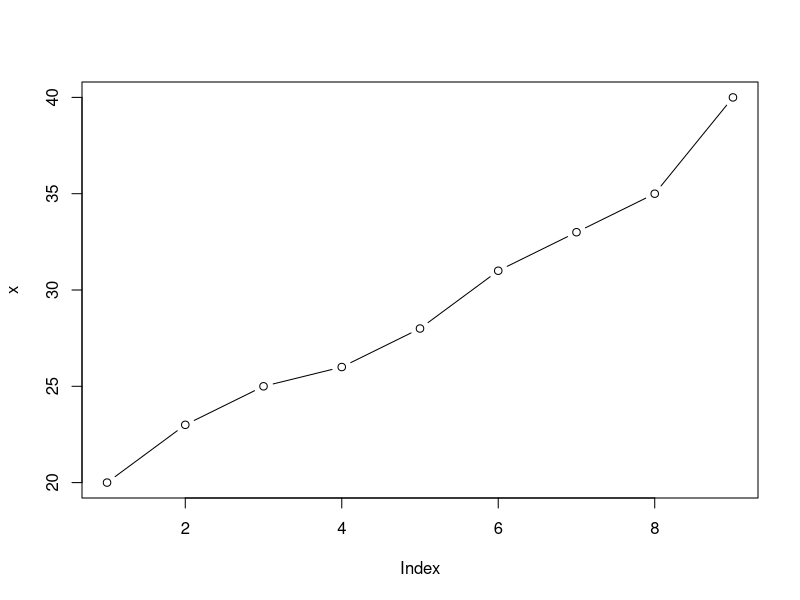
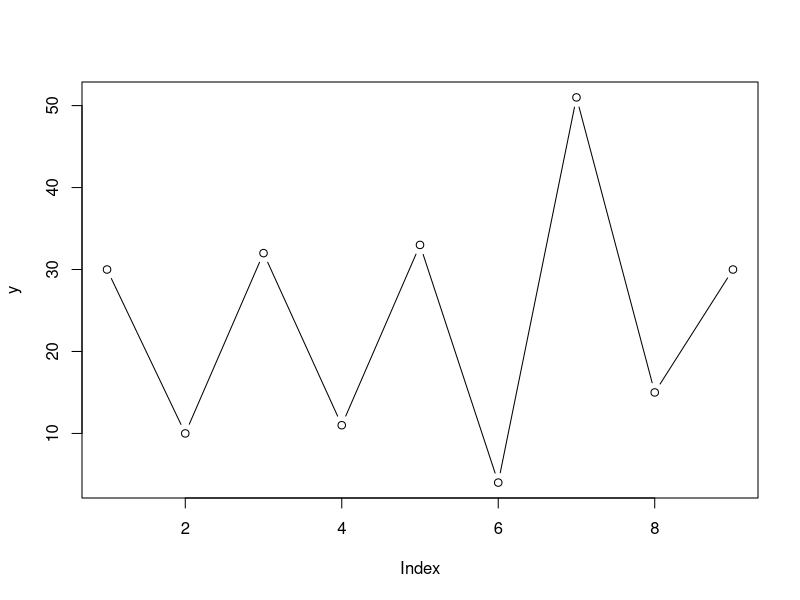
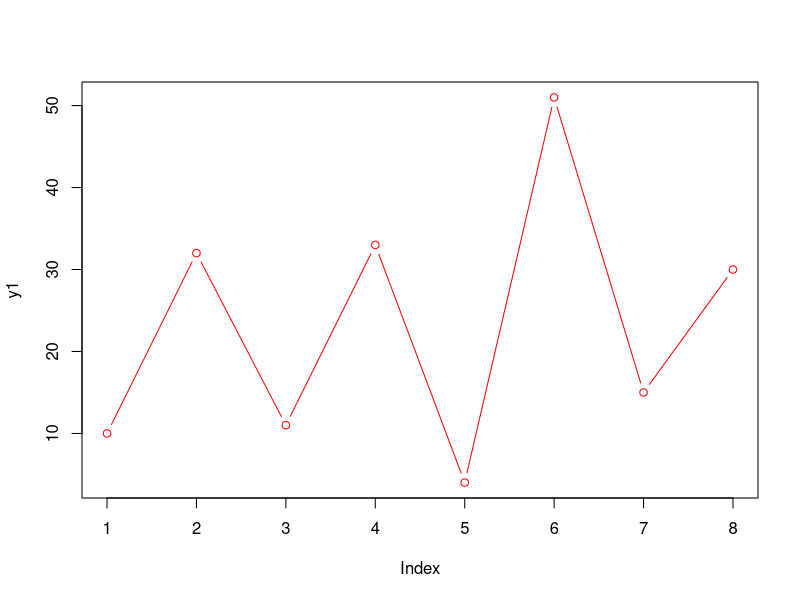
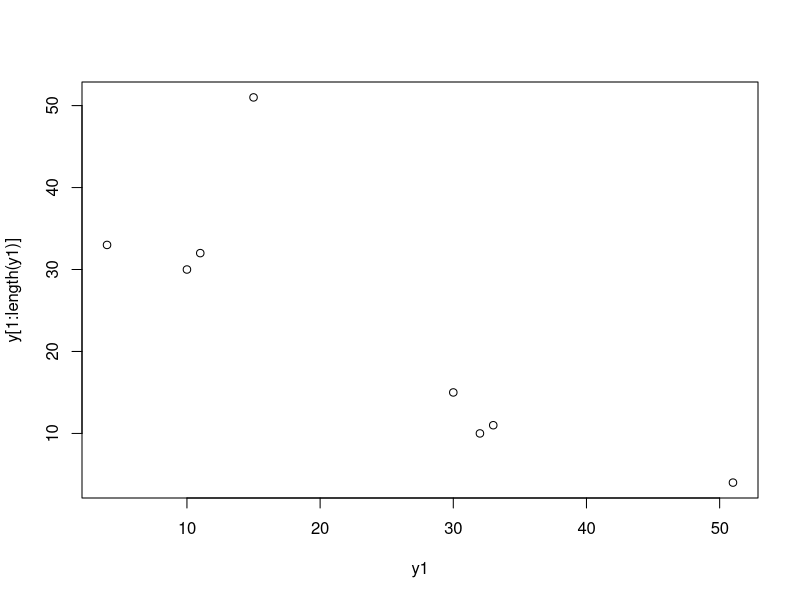
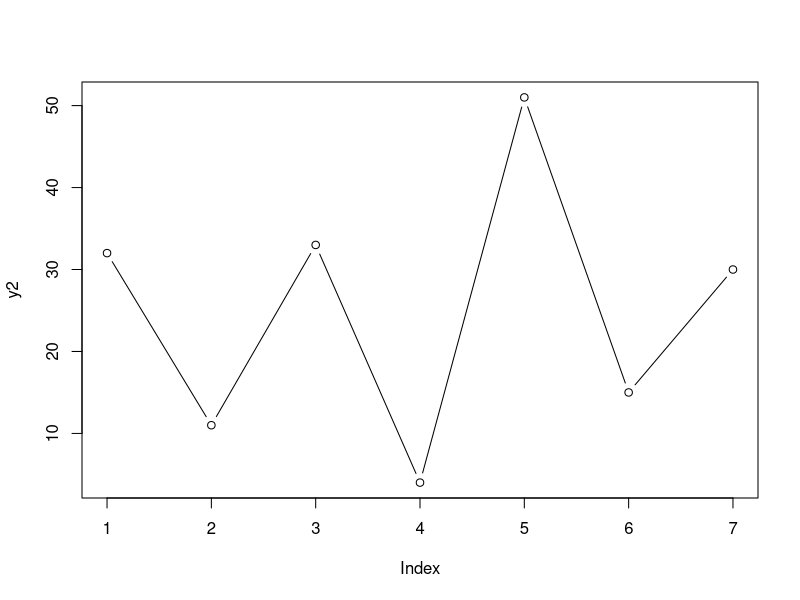
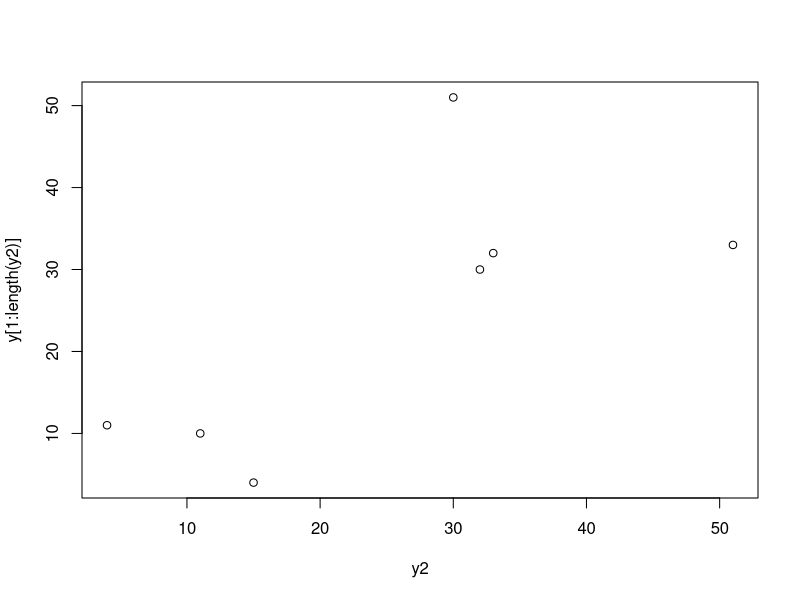
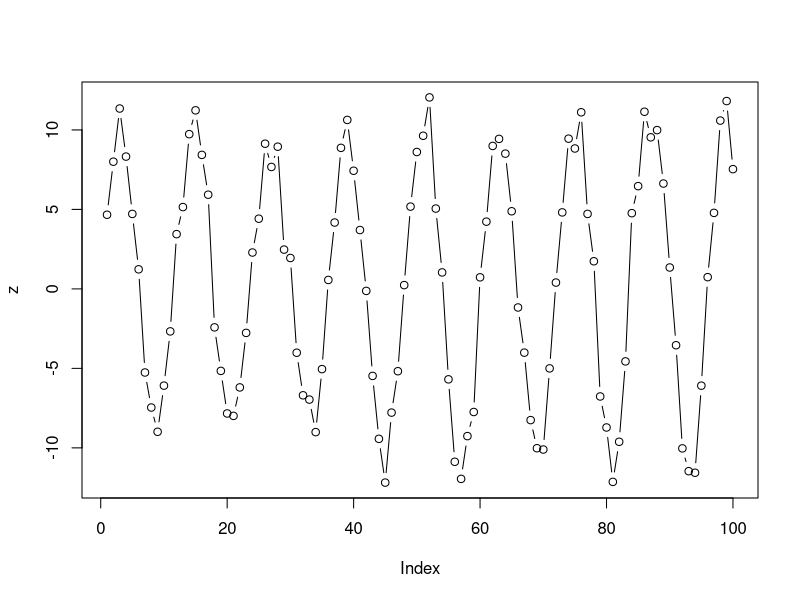
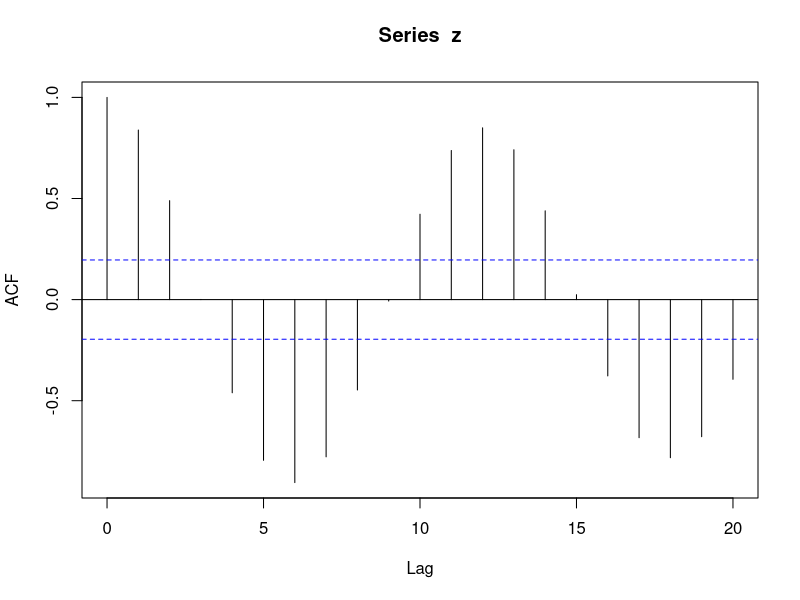

These charts were generated, in order, by the following R code:
#時系列データ

x<-c(20,23,25,26,28,31,33,35,40) #単に増えていくだけの時系列データ
plot(x,type="b")
x1<-x[2:length(x)] #１期ずらし
cor(x1,x[1:length(x1)]) 


y<-c(30,10,32,11,33,4,51,15,30)　#高低が交互に来る時系列データ
plot(y,type="b")
y1<-y[2:length(y)]　#１期ずらし
plot(y1,col="RED",type="b")
help(plot)
y1
plot(y1,y[1:length(y1)])
cor(y1,y[1:length(y1)])

y2<-y[3:length(y)]　#2期ずらし
plot(y2,type="b")
y2
plot(y2,y[1:length(y2)])
cor(y2,y[1:length(y2)])


#12期周期の時系列データ
t<-1:100
z<-10*sin(2*pi*t/12)+rnorm(100,mean=0,sd=1.5)
plot(z,type="b")
acf(z)　#コレログラムを描く
z12<-z[12:length(z)]　#12期ずらし
plot(z12,z[1:length(z12)])
pacf(z)
help(acf)
z1<-z[13:length(z)]
z
head(z1)
plot(z1,z[1:length(z1)])
cor(z1,z[1:length(z1)])

z2<-z[7:length(z)]
z
head(z2)
plot(z2,z[1:length(z2)])
cor(z2,z[1:length(z2)])

z3<-z[4:length(z)]
z
head(z3)
plot(z3,z[1:length(z3)])
cor(z3,z[1:length(z3)])

z4<-z[10:length(z)]
z
head(z4)
plot(z4,z[1:length(z4)])
cor(z4,z[1:length(z4)])
pacf(z) #偏自己相関プロットを求める。


